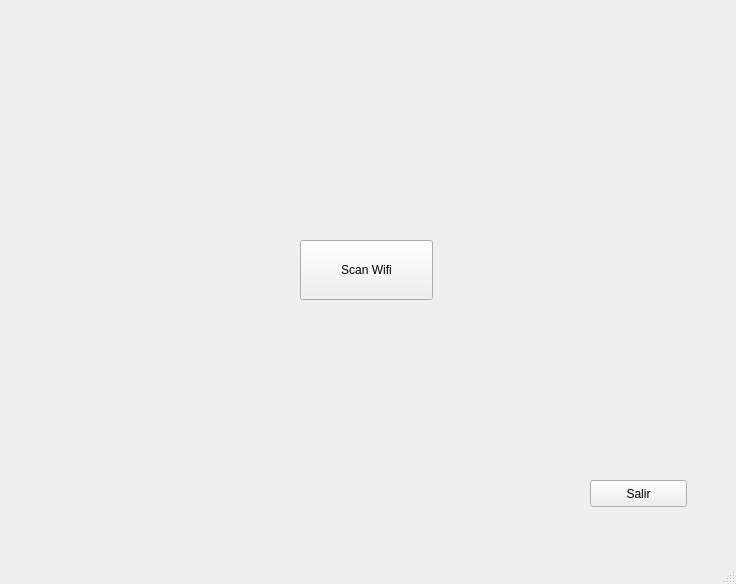
<?xml version="1.0" encoding="UTF-8"?>
<ui version="4.0">
 <class>MainWindow</class>
 <widget class="QMainWindow" name="MainWindow">
  <property name="geometry">
   <rect>
    <x>0</x>
    <y>0</y>
    <width>736</width>
    <height>584</height>
   </rect>
  </property>
  <property name="windowTitle">
   <string>Escuela de Telecomunicaciones</string>
  </property>
  <widget class="QWidget" name="centralwidget">
   <widget class="QPushButton" name="ScanWifi">
    <property name="geometry">
     <rect>
      <x>300</x>
      <y>240</y>
      <width>133</width>
      <height>60</height>
     </rect>
    </property>
    <property name="text">
     <string>Scan Wifi</string>
    </property>
    <property name="icon">
     <iconset>
      <normaloff>wifi.png</normaloff>wifi.png</iconset>
    </property>
    <property name="iconSize">
     <size>
      <width>50</width>
      <height>50</height>
     </size>
    </property>
   </widget>
   <widget class="QPushButton" name="Salir">
    <property name="geometry">
     <rect>
      <x>590</x>
      <y>480</y>
      <width>97</width>
      <height>27</height>
     </rect>
    </property>
    <property name="text">
     <string>Salir</string>
    </property>
   </widget>
  </widget>
  <widget class="QMenuBar" name="menubar">
   <property name="geometry">
    <rect>
     <x>0</x>
     <y>0</y>
     <width>736</width>
     <height>25</height>
    </rect>
   </property>
  </widget>
  <widget class="QStatusBar" name="statusbar"/>
 </widget>
 <resources/>
 <connections/>
</ui>
